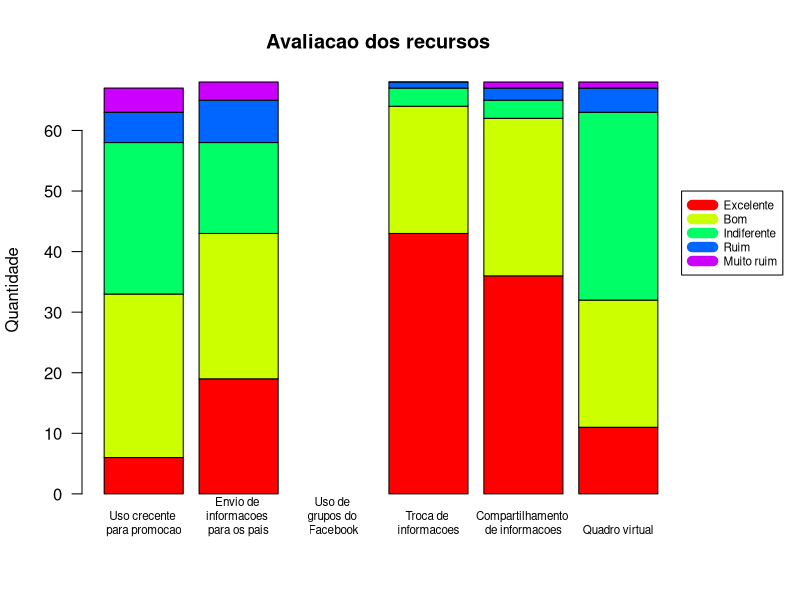

The R script that drew this image:
#instala o package se necessário
if (!require(readxl)) install.packages('readxl')
library(readxl)

#joga a planilha em "dados"
dados <- read_excel("dados/umses_alunos_2018.xlsx", sheet="dados")

#Inicia a geração da imagem
png(filename="gráficos/Secao6_barplot.png", width = 800, height = 600, pointsize = 20)

#Inicia o armazenamento dos dados que serão utilizados (da seção 6)
a<-table(dados$grandeuso)

#Dá nome aos parâmetro de entrada (1 = Excelente, ..., 5 = Muito ruim)
names(a)<-c("Excelente", "Bom", "Indiferente", "Ruim", "Muito ruim")

#Apensiona à tabela "a" as outras linhas da seção 6
a<-rbind(a, c(sum(dados$evioinfo==1), sum(dados$evioinfo==2), sum(dados$evioinfo==3),
           sum(dados$evioinfo==4), sum(dados$evioinfo==5)))
a<-rbind(a, c(sum(dados$facegrupo==1), sum(dados$facegrupo==2), sum(dados$facegrupo==3),
              sum(dados$facegrupo==4), sum(dados$facegrupo==5)))
a<-rbind(a, c(sum(dados$trocainfo==1), sum(dados$trocainfo==2), sum(dados$trocainfo==3),
              sum(dados$trocainfo==4), sum(dados$trocainfo==5)))
a<-rbind(a, c(sum(dados$compinfopal==1), sum(dados$compinfopal==2), sum(dados$compinfopal==3),
              sum(dados$compinfopal==4), sum(dados$compinfopal==5)))
a<-rbind(a, c(sum(dados$quadrovirtual==1), sum(dados$quadrovirtual==2), sum(dados$quadrovirtual==3),
              sum(dados$quadrovirtual==4), sum(dados$quadrovirtual==5)))

#muda o nome das linhas para corresponder às perguntas da tabela
rownames(a)<-c("Uso crecente \npara promocao", "Envio de \ninformacoes \npara os pais",
               "Uso de \ngrupos do \nFacebook", "Troca de \ninformacoes", "Compartilhamento \nde informacoes", "Quadro virtual")

#transpõe a tabela
a<-t(a)

par(mar = c(5.1,4.1,4.1,6))
barplot(a, main = "Avaliacao dos recursos ",
        col = rainbow(5), las = 1, ylab = "Quantidade",
        cex.names = 0.7)

legend(7.5, 50, xpd = TRUE, legend = rownames(a), lwd = 10, col = rainbow(5),
       cex = 0.7)
#encerra o salvamento da imagem
dev.off()